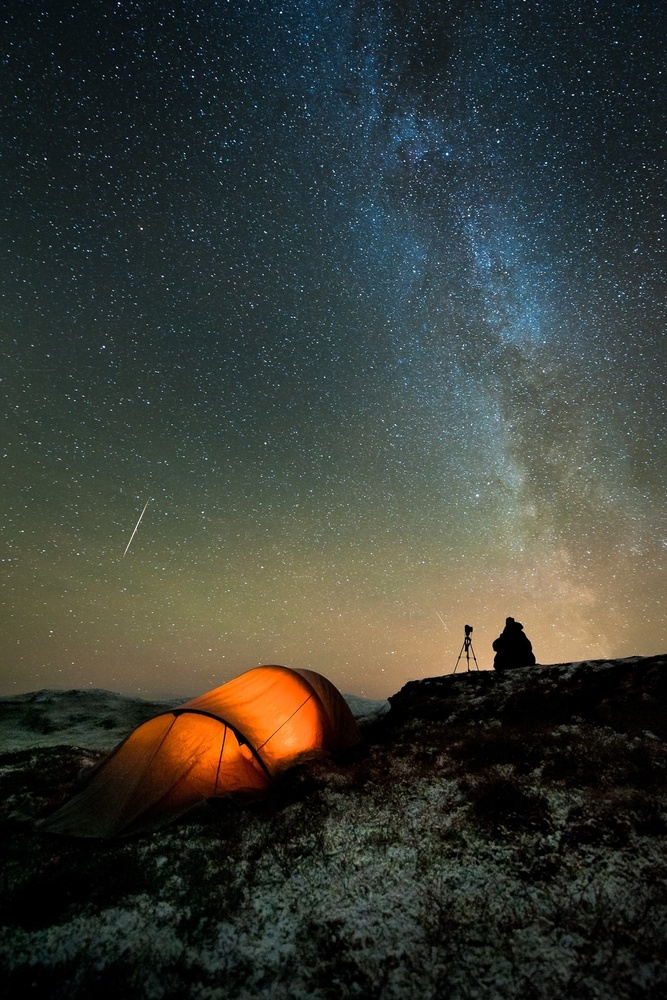
#> input picture opencv-track-master/image.jpg, 667 x 1000 px, shrunk from 990 x 1485 before the run, found by its file name
$ python 2D_convolution.py   (older library calls are emulated)
#> lines starting #> are read from the running program, lines starting #| are printed output that depends on the picture; after the words box and inside, x2 and y2 are one past the last pixel; in counts of white or black regions, pixels touching at a corner belong together
"""
Blurring
It refers to avereging the pixel values within a neighborhood.
This is also called a low pass filter.
Low Pass Filter : Filter that allows low frequencies and blocks higher frequencies

Frequency : Rate of change of pixel values
so sharp edges would be of high frequency, because the pixel values change
rapidly in that region.


"""

import cv2
import numpy as np

img = cv2.imread('./image.jpg')
#> img is the input picture: shape (1000, 667, 3); mean B, G, R 53.4, 60.3, 56.8
rows, cols = img.shape[:2]
#> rows = 1000; cols = 667

kernel_identity = np.array([[0, 0, 0], [0, 1, 0], [0, 0, 0]])
kernel_3x3 = np.ones((3, 3)) / 9
kernel_5x5 = np.ones((5, 5)) / 25.0

cv2.imshow('Original', img)

output = cv2.filter2D(img, -1, kernel_identity)
cv2.imshow('Identity filter', output)

output = cv2.filter2D(img, -1, kernel_3x3)
cv2.imshow('3x3 filter', output)

output = cv2.filter2D(img, -1, kernel_5x5)
cv2.imshow('5x5 filter', output)

# Shortcut to apply blurs
output = cv2.blur(img, (3, 3))
cv2.imshow('Automatic Filter', output)
cv2.waitKey(0)

"""
Edge detection
Sobel Filter Sx for horizontal edges, Sy for vertical edges
"""

img = cv2.imread('./image2.png', cv2.IMREAD_GRAYSCALE)
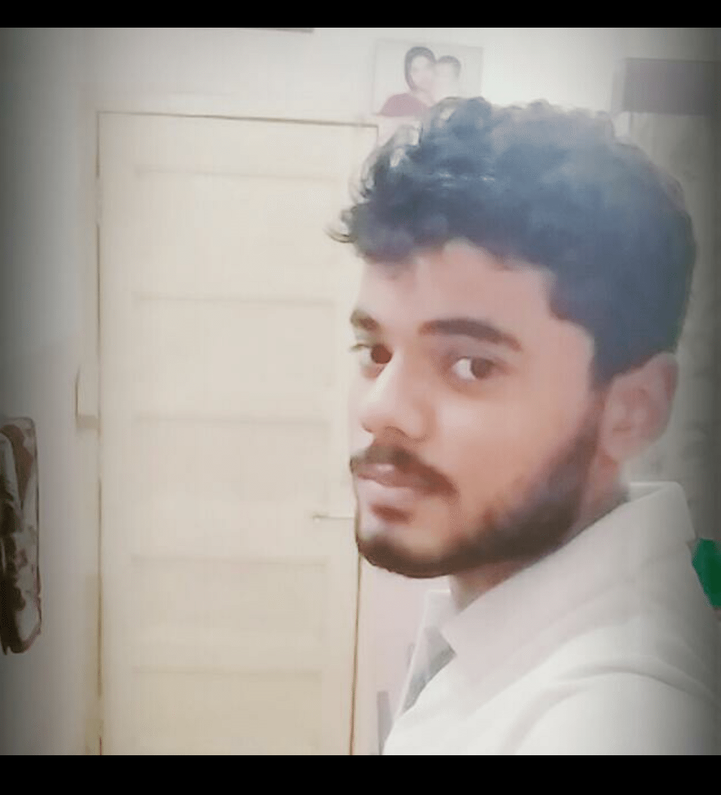
#> input picture opencv-track-master/image2.png, 721 x 795 px, shrunk from 1071 x 1180 before the run, found by its file name
#> img: shape (795, 721); min 0, max 245, mean 151.7
rows, cols = img.shape
#> rows = 795; cols = 721

sobel_horizontal = cv2.Sobel(img, cv2.CV_64F, 1, 0, ksize=5)
sobel_vertical = cv2.Sobel(img, cv2.CV_64F, 0, 1, ksize=5)

cv2.imshow('Original', img)
cv2.imshow('Sobel Horizontal', sobel_horizontal)
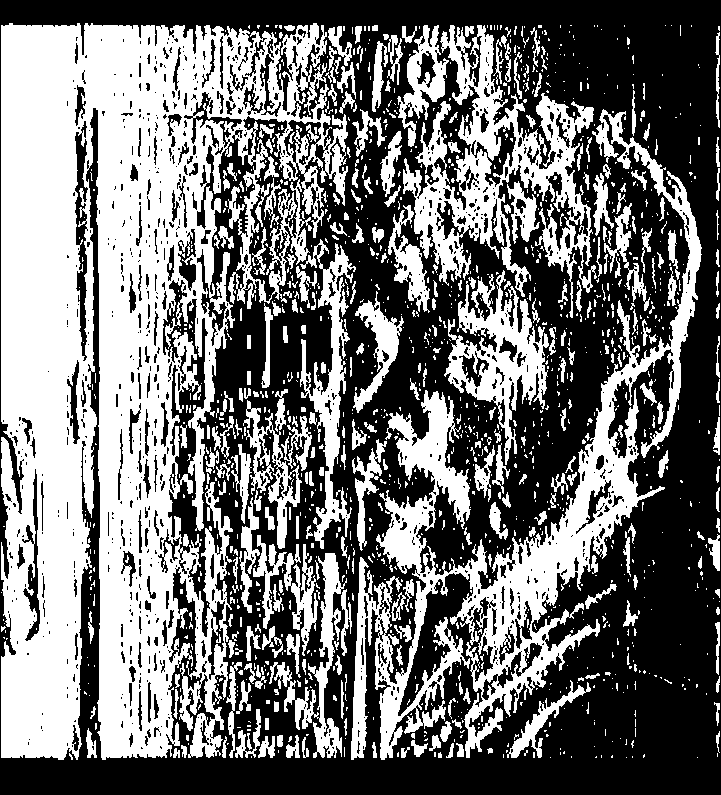
#> window 'Sobel Horizontal': shape (795, 721); 45.5% white; 1444 white regions (1138 under 20 px), largest, box (x1, y1, x2, y2) and area: (1, 23, 348, 760) 141298, (351, 109, 702, 760) 38603, (403, 25, 597, 318) 17274
cv2.imshow('Sobel Vertical', sobel_vertical)


cv2.waitKey(0)


# Laplacian Filter -  Good but leads to a lot of noise
# it uses double derivative in both directions

laplacian = cv2.Laplacian(img, cv2.CV_64F)
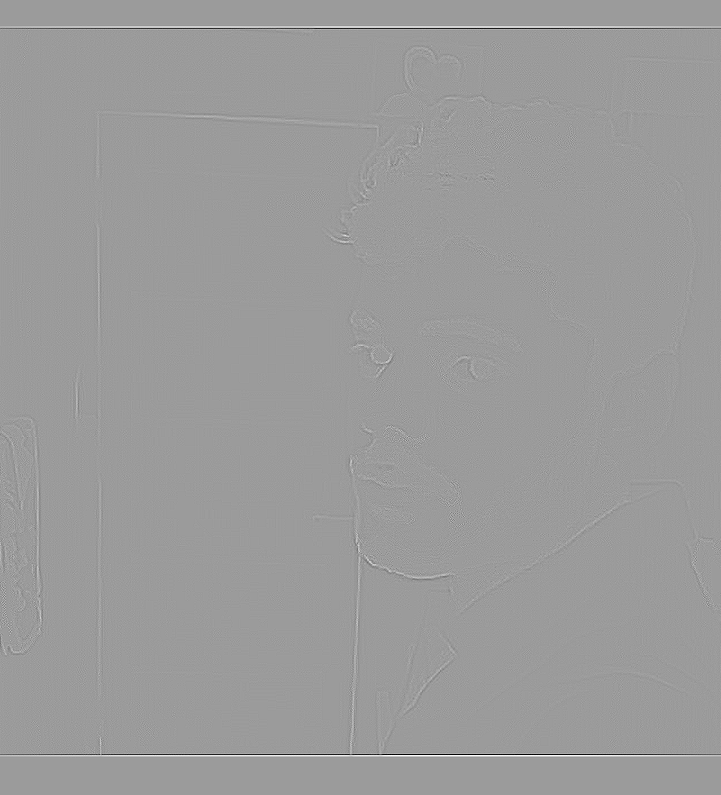
#> laplacian: shape (795, 721) float64; min -212, max 136, mean 0; drawn with min black and max white
cv2.imshow('Laplacian', laplacian)
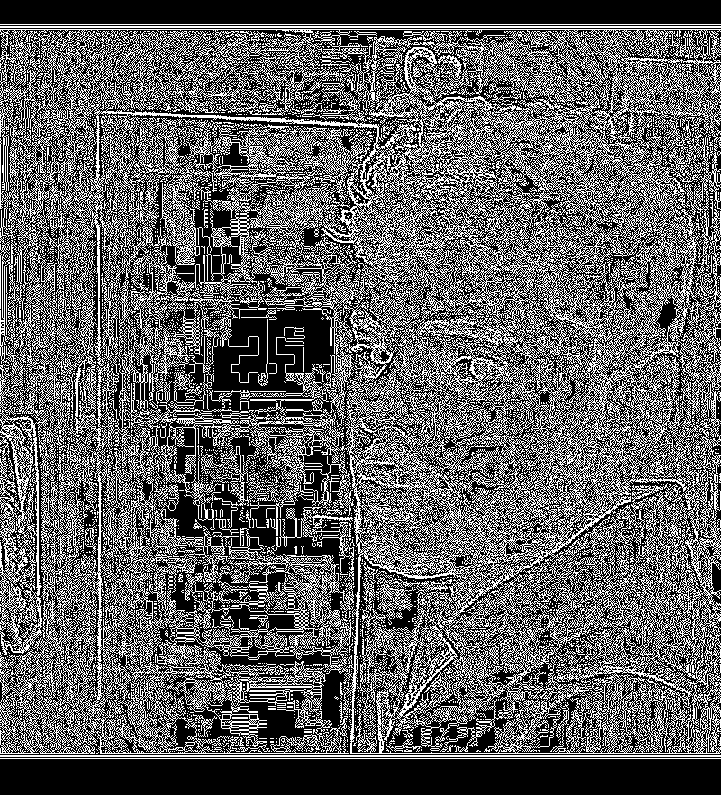
#> window 'Laplacian': shape (795, 721); 38.1% white in thin lines or dots
cv2.waitKey(0)

# Canny Kernels
canny = cv2.Canny(img, 50, 240)
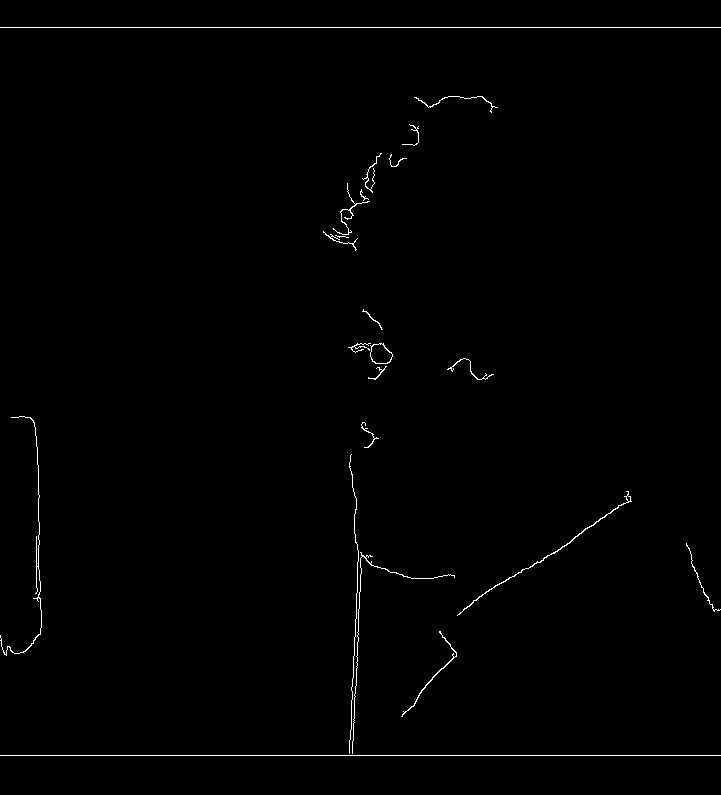
#> canny: shape (795, 721); 0.69% white in thin lines or dots

# Motion Blur
img = cv2.imread('./tree.jpg')
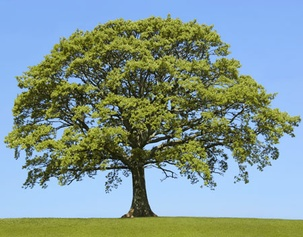
#> input picture opencv-track-master/tree.jpg, 303 x 237 px, shrunk from 450 x 352 before the run, found by its file name
#> img is the input picture: shape (237, 303, 3); mean B, G, R 146.2, 150.8, 128.7

size = 15

# generating kernel
kernel_motion_blur = np.zeros((size, size))
kernel_motion_blur[int((size-1)/2), :] = np.ones(size)
kernel_motion_blur = kernel_motion_blur / size

# applying the kernel to the input image
output = cv2.filter2D(img, -1, kernel_motion_blur)
#> output: shape (237, 303, 3)

cv2.imshow('Motion Blur', output)
cv2.waitKey(0)

# Vigentte filter
img = cv2.imread('./image2.png')
#> img is the input picture: shape (795, 721, 3); mean B, G, R 144.9, 150.6, 157.9
rows, cols = img.shape[:2]

# generating vigentter mask using Gaussian Kernels
kernel_x = cv2.getGaussianKernel(cols, 200)
kernel_y = cv2.getGaussianKernel(rows, 200)

kernel = kernel_x * kernel_y.T
mask = 255 * kernel / np.linalg.norm(kernel)
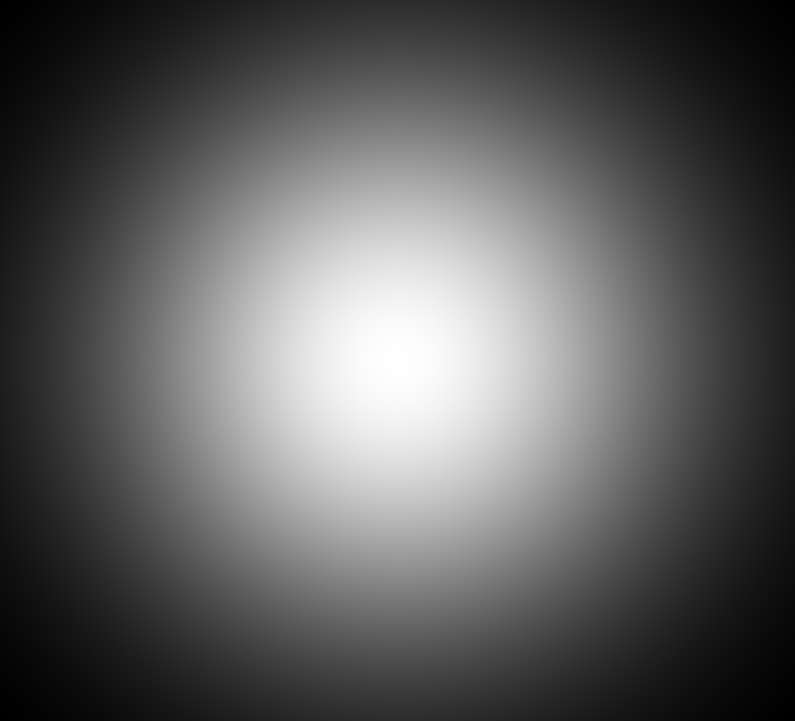
#> kernel: shape (721, 795) float64; min 1.24e-07, max 4.5e-06, mean 1.74e-06; drawn with min black and max white
output = np.copy(img)

# Applying the mask to each channel in the input image
for i in range(3):
#> (the run stopped early here; a loop or call above may not have finished)
